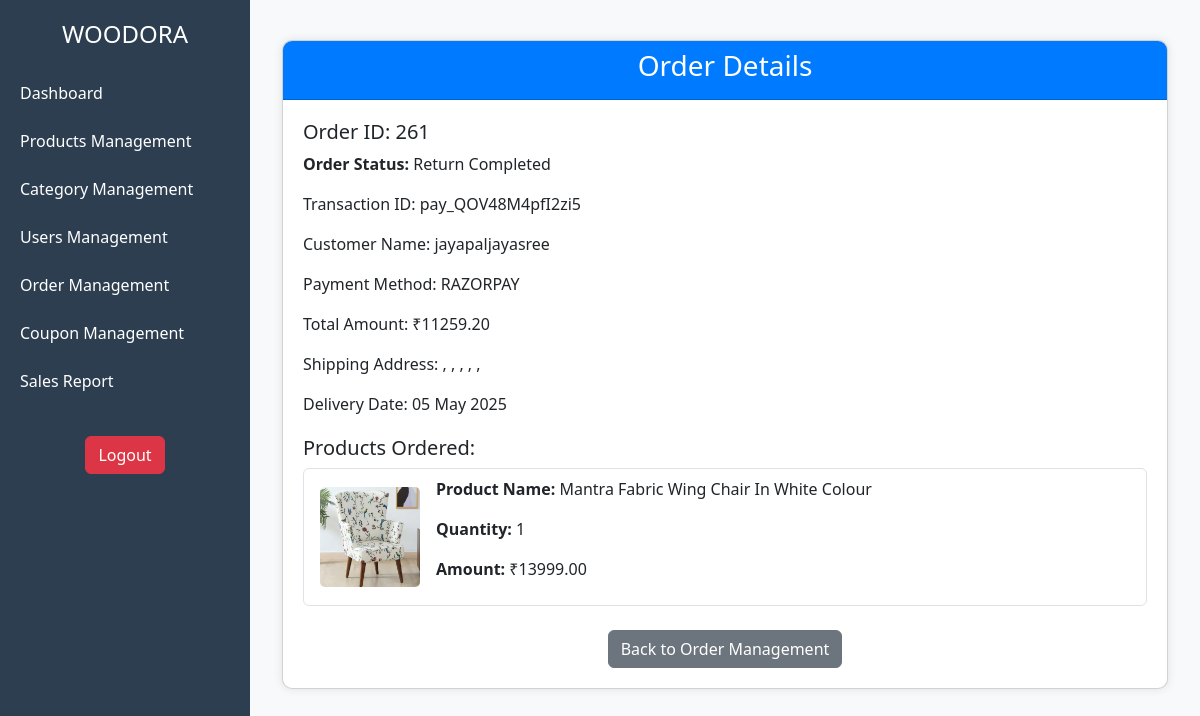
The app's page /custom_admin/order/261/details/ with its own data.
### products/models.py (models this page shows, shortened)
class Order(models.Model):
    user = models.ForeignKey(User, on_delete=models.CASCADE)
    address = models.ForeignKey(Address, null=True, blank=True, on_delete=models.SET_NULL)
    total_price = models.DecimalField(max_digits=10, decimal_places=2, default=Decimal('0.00'))
    first_name = models.CharField(max_length=100, blank=True, null=True)
    last_name = models.CharField(max_length=100, blank=True, null=True)
    postcode = models.CharField(max_length=20, blank=True, null=True)
    mobile = models.CharField(max_length=20, blank=True, null=True)
    house_no = models.CharField(max_length=50, blank=True, null=True)
    street_address = models.CharField(max_length=255, blank=True, null=True)
    STATUS_CHOICES = [
        ("Pending", "Pending"),
        ("Shipped", "Shipped"),
        ("Delivered", "Delivered"),
        ("Cancelled", "Cancelled"),
        ("Return Requested", "Return Requested"),
        ("Return Accepted", "Return Accepted"),
        ("Return Rejected", "Return Rejected"),
    ]
    status = models.CharField(max_length=50, choices=STATUS_CHOICES, default='Pending',)
    payment_method = models.CharField(max_length=100, choices=[('COD', 'Cash on Delivery'),('RAZORPAY', 'Razorpay'),('PAYPAL', 'PayPal'),])
    cod_transaction_id = models.CharField(max_length=100, blank=True, null=True, unique=True)
    created_at = models.DateTimeField(auto_now_add=True)
    coupon_code = models.CharField(max_length=50, blank=True, null=True)
    discount_amount = models.DecimalField(max_digits=10, decimal_places=2, default=Decimal('0.00'))
    razorpay_order_id = models.CharField(max_length=100, blank=True, null=True)
    razorpay_payment_id = models.CharField(max_length=100, blank=True, null=True)
    paypal_payment_id = models.CharField(max_length=100, blank=True, null=True)
    transaction_details = models.JSONField(blank=True, null=True)
    payment_status = models.CharField(max_length=20, default='Pending')  # New field
    paypal_transaction_id = models.CharField(max_length=100, blank=True, null=True)
    delivery_date = models.DateTimeField(blank=True, null=True)
    date = models.DateTimeField(auto_now_add=True)

class OrderItem(models.Model):
    order = models.ForeignKey(Order, on_delete=models.CASCADE, related_name="order_items")
    product = models.ForeignKey(Product, on_delete=models.CASCADE)
    quantity = models.PositiveIntegerField(default=1)
    price = models.DecimalField(max_digits=10, decimal_places=2, blank=True, null=True)
    status = models.CharField(max_length=20, default="Pending")  # Add this
    cancel_reason = models.TextField(blank=True, null=True)  #

class Product(models.Model):
    category = models.ForeignKey(Category, on_delete=models.CASCADE, verbose_name="Category", default=1, related_name="products")
    name = models.CharField(max_length=200, verbose_name="Product Name")
    description = models.TextField(verbose_name="Product Description")
    brand = models.CharField(max_length=100, verbose_name="Brand", blank=True, null=True)
    price = models.DecimalField(max_digits=10, decimal_places=2, verbose_name="Price")
    quantity = models.IntegerField(null=False , blank=False)
    stock = models.PositiveIntegerField(default=0)
    original_price = models.DecimalField(max_digits=10, decimal_places=2, verbose_name="Original Price", blank=True, null=True)
    discount_percentage = models.DecimalField(max_digits=5, decimal_places=2, verbose_name="Discount Percentage", blank=True, null=True, default=0)
    stock_status = models.BooleanField(default=True, verbose_name="In Stock")
    sold = models.PositiveIntegerField(verbose_name="Units Sold", default=0)
    coupons = models.ManyToManyField('Coupon', related_name='coupon_products',blank=True)
    main_image = models.ImageField(upload_to="products/main_images/", verbose_name="Main Image",default="products/main_images/default.jpg")
    thumbnail_images = models.ManyToManyField("ProductThumbnail", related_name="product_thumbnails", verbose_name="Thumbnail Images")
    material = models.CharField(max_length=100, verbose_name="Material", blank=True, null=True)
    dimensions = models.CharField(max_length=100, verbose_name="Dimensions", blank=True, null=True)
    weight = models.DecimalField(max_digits=5, decimal_places=2, verbose_name="Weight (kg)", blank=True, null=True)
    warranty = models.CharField(max_length=100, verbose_name="Warranty", blank=True, null=True)
    updated_at = models.DateTimeField(auto_now=True)

### custom_admin/views.py (the view)
# urls.py: path('order/<int:order_id>/details/', views.view_order_details, name='view_order_details'),
def view_order_details(request, order_id):
    order = get_object_or_404(Order, id=order_id)
    transaction_id = None
    if order.payment_method == "RAZORPAY":
        transaction_id = order.razorpay_payment_id
    elif order.payment_method == "PAYPAL":
        transaction_id = order.paypal_transaction_id
    return render(request, 'custom_admin/order_details.html', {'order': order, 'transaction_id': transaction_id})

### home/context_processors.py (called while the page is built)
def breadcrumbs(request):
    path_parts = request.path.strip('/').split('/')
    breadcrumbs = [{'title': 'Home', 'url': '/'}]
    if not path_parts or path_parts == ['']:
        return {'breadcrumbs': breadcrumbs}
    url = ''
    for i, part in enumerate(path_parts):
        url += f'/{part}'
        title = part.replace('-', ' ').title()  # Convert slug to readable text
        if path_parts[0] == 'products' and path_parts[1] == 'products_details' and part.isdigit():
            try:
                product = Product.objects.get(id=part)
                title = product.name  # Replace ID with the product name
            except Product.DoesNotExist:
                title = 'Product Not Found'
        breadcrumbs.append({'title': title, 'url': url})
    return {'breadcrumbs': breadcrumbs}

### templates/custom_admin/order_details.html (shortened to what this page needs)
{% extends 'custom_admin/index.html' %}
{% load static %}
{% block content %}
<!DOCTYPE html>
<html lang="en">
<head>
    <link rel="stylesheet" href="https://cdn.jsdelivr.net/npm/bootstrap@5.3.0/dist/css/bootstrap.min.css">
</head>
<body>
<div class="container">
    <div class="card">
        <div class="card-header text-center">
            <h3>Order Details</h3>
        </div>
        <div class="card-body">
            <div class="order-details">
                <h5>Order ID: {{ order.id }}</h5>
                <p><strong>Order Status:</strong>
                    <span class="status-badge
                        ">
                        {{ order.status }}
                    </span>
                </p>
                <p>Transaction ID:
                    {% if order.payment_method == "RAZORPAY" %}
                        {% if order.razorpay_payment_id %}
                            {{ order.razorpay_payment_id }}
                        {% else %}
                            Payment ID not recorded
                        {% endif %}
                    {% elif order.payment_method == "PAYPAL" %}
                        {{ order.paypal_transaction_id }}
                    {% elif order.payment_method == "COD" %}
                        Not applicable (Cash on Delivery)
                    {% else %}
                        Not available
                    {% endif %}
                </p>
                <p>Customer Name: {{ order.user.username }}</p>
                <p>Payment Method: {{ order.payment_method }}</p>
                <p>Total Amount: ₹{{ order.total_price }}</p>
                <p>Shipping Address:
                    {{ order.address.first_name }} {{ order.address.last_name }},
                    {{ order.address.house_no }},
                    {{ order.address.street_address }},
                    {{ order.address.city }},
                    {{ order.address.region }},
                </p>
                <p>Delivery Date: {{ order.delivery_date|date:"d M Y" }}</p>
            </div>
            <h5>Products Ordered:</h5>
            <ul class="list-group">
                {% for item in order.order_items.all %}
                <li class="list-group-item d-flex align-items-center">
                    <img src="{{ item.product.main_image.url }}" alt="{{ item.product.name }}" class="product-img me-3">
                    <div>
                        <p><strong>Product Name:</strong> {{ item.product.name }}</p>
                        <p><strong>Quantity:</strong> {{ item.quantity }}</p>
                        <p><strong>Amount:</strong> ₹{{ item.product.price }}</p>
                    </div>
                </li>
                {% empty %}
                <li class="list-group-item text-center text-muted">No products available.</li>
                {% endfor %}
            </ul>
            <div class="text-center mt-4">
                <a href="{% url 'custom_admin:order_management' %}" class="btn btn-secondary">Back to Order Management</a>
            </div>
        </div>
    </div>
</div>
</body>
</html>
{% endblock %}

### templates/custom_admin/index.html (shortened to what this page needs)
<!DOCTYPE html>
<html lang="en">
<head>
    <link href="https://cdn.jsdelivr.net/npm/bootstrap@5.3.3/dist/css/bootstrap.min.css" rel="stylesheet">
</head>
<body>
    <div class="sidebar">
        <h3>WOODORA</h3>
        <ul class="menu">
            <li><a href="{% url 'custom_admin:dashboard' %}">Dashboard</a></li>
            <li><a href="{% url 'custom_admin:productmanagement' %}">Products Management</a></li>
            <li><a href="{% url 'custom_admin:category_list' %}">Category Management</a></li>
            <li><a href="{% url 'custom_admin:users' %}">Users Management</a></li>
            <li><a href="{% url 'custom_admin:order_management' %}">Order Management</a></li>
            <li><a href="{% url 'custom_admin:coupon_management' %}">Coupon Management</a></li>
            <li><a href="{% url 'custom_admin:sales_report' %}">Sales Report</a></li>
        </ul>
        <div class="logout-btn">
            <a href="{% url 'custom_admin:logout' %}" class="btn btn-danger">Logout</a>
        </div>
    </div>
    <div class="content">
        {% block content %}{% endblock %}
    </div>
</body>
</html>

### templates/custom_admin/index.html (style rules this page uses)
body { margin: 0; padding: 0; font-family: Arial, sans-serif; }
.sidebar { width: 250px; height: 100vh; background-color: #2C3E50; color: white; position: fixed; padding-top: 20px; }
.sidebar h3 { text-align: center; font-size: 24px; margin-bottom: 20px; }
.menu { list-style: none; padding: 0; }
.menu li { padding: 12px 20px; cursor: pointer; }
.menu li a { color: white; text-decoration: none; display: block; }
.search-box, .logout-btn { padding: 15px; text-align: center; }
.content { margin-left: 250px; padding: 20px; }

### templates/custom_admin/order_details.html (style rules this page uses)
body { background-color: #f8f9fa; }
.container { margin-top: 20px; }
.card { background-color: white; border-radius: 10px; overflow: hidden; box-shadow: 0px 0px 10px rgba(0, 0, 0, 0.1); }
.card-header { background-color: #007bff; color: white; }
.card-body { padding: 20px; }
.product-img { width: 100px; height: 100px; border-radius: 5px; object-fit: cover; }
.order-details { margin-bottom: 20px; }

### records on screen
Order: id "261", status "Return Completed", razorpay_payment_id "pay_QOV48M4pfI2zi5", user.username "jayapaljayasree", payment_method "RAZORPAY", total_price "11259.20", delivery_date "05 May 2025"
OrderItem: product.main_image (picture), product.name "Mantra Fabric Wing Chair In White Colour", quantity "1", product.price "13999.00"
